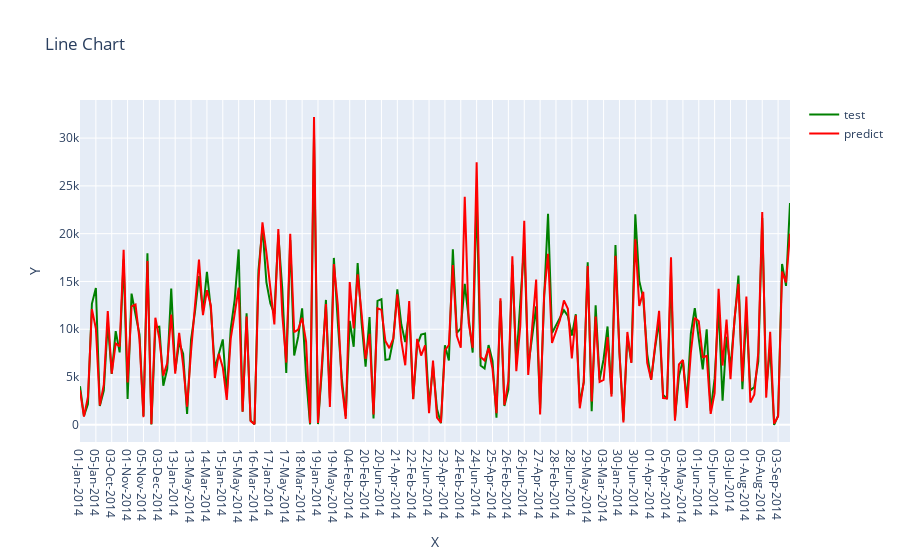

Here is the notebook cell this chart was saved with:
### Code cell
fig = go.Figure()
fig.add_trace(go.Scatter(x=list(df_2["order_date"].values), y=y_test, mode='lines', name='test', line=dict(color='green')))
fig.add_trace(go.Scatter(x=list(df_2["order_date"].values), y=temp[:, 0], mode='lines', name='predict', line=dict(color='red')))
fig.update_layout(
    title='Line Chart',
    xaxis_title='X',
    yaxis_title='Y',
    showlegend=True
)

### Figure 1 — Plotly figure (JSON) as saved in the notebook; plotly's stock layout.template omitted (floating-point values rounded to 4 significant figures; data arrays with more than 128 entries replaced by an {"elided": "..."} marker saying what was removed)
{"data": [{"line": {"color": "green"}, "mode": "lines", "name": "test", "type": "scatter", "x": {"elided": "180 str values"}, "y": {"elided": "180 float values"}}, {"line": {"color": "red"}, "mode": "lines", "name": "predict", "type": "scatter", "x": {"elided": "180 str values"}, "y": {"elided": "180 int values"}}], "layout": {"showlegend": true, "title": {"text": "Line Chart"}, "xaxis": {"title": {"text": "X"}}, "yaxis": {"title": {"text": "Y"}}}}
